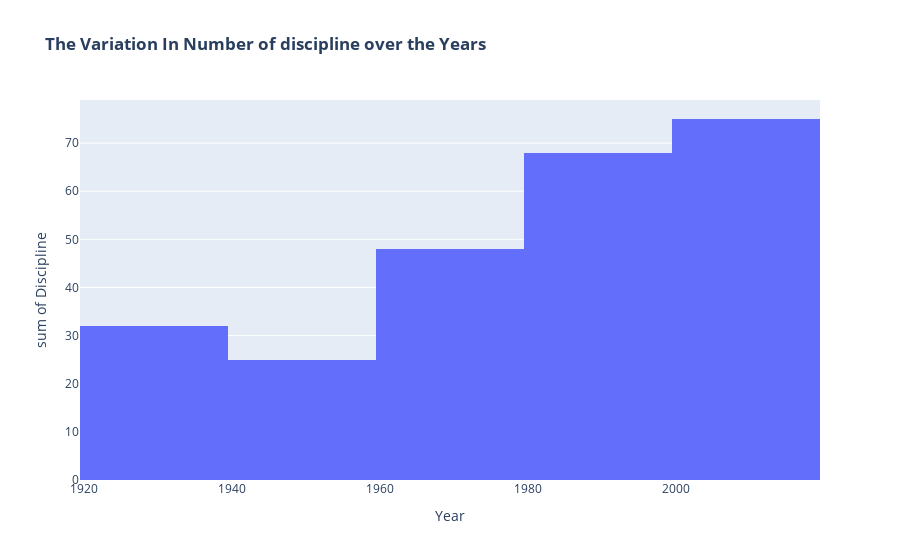

Here is the notebook cell this chart was saved with:
### Code cell
fig=px.histogram(discipline_games,x='Year',y='Discipline',title="<b>The Variation In Number of discipline over the Years<b>")
fig.show()

### Figure 1 — Plotly figure (JSON) as saved in the notebook; plotly's stock layout.template omitted (floating-point values rounded to 4 significant figures)
{"data": [{"alignmentgroup": "True", "bingroup": "x", "histfunc": "sum", "hovertemplate": "Year=%{x}<br>sum of Discipline=%{y}<extra></extra>", "legendgroup": "", "marker": {"color": "#636efa", "pattern": {"shape": ""}}, "name": "", "offsetgroup": "", "orientation": "v", "showlegend": false, "type": "histogram", "x": [1924, 1928, 1932, 1936, 1948, 1952, 1956, 1960, 1964, 1968, 1972, 1976, 1980, 1984, 1988, 1992, 1994, 1998, 2002, 2006, 2010, 2014, 2018], "xaxis": "x", "y": [9, 8, 7, 8, 9, 8, 8, 8, 10, 10, 10, 10, 10, 10, 10, 12, 12, 14, 15, 15, 15, 15, 15], "yaxis": "y"}], "layout": {"barmode": "relative", "legend": {"tracegroupgap": 0}, "title": {"text": "<b>The Variation In Number of discipline over the Years<b>"}, "xaxis": {"anchor": "y", "domain": [0, 1], "title": {"text": "Year"}}, "yaxis": {"anchor": "x", "domain": [0, 1], "title": {"text": "sum of Discipline"}}}}
